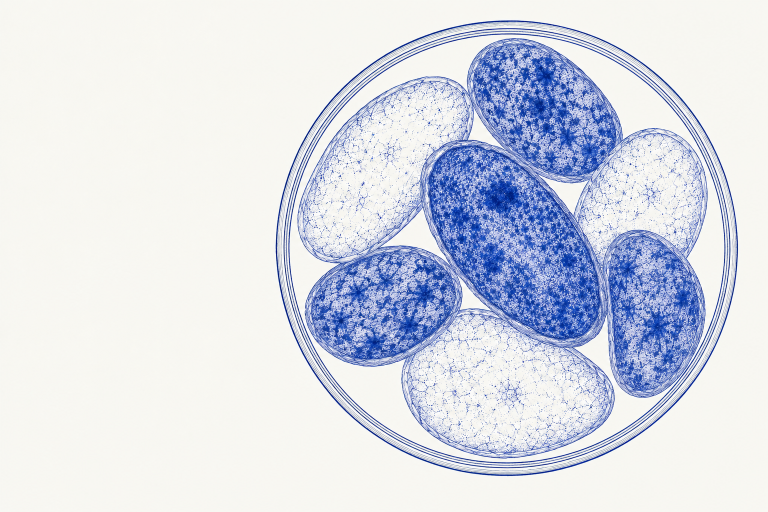
#> input picture frontend/assets-source/analysis-field.png, 1536 x 1024 px (shown at 1/2 size); its folder holds only this picture in this run
$ python optimise-assets.py
#> lines starting #> are read from the running program, lines starting #| are printed output that depends on the picture
"""Convert source artwork in assets-source/ into web-sized WebP files in public/assets/.

Run from frontend/:  python scripts/optimise-assets.py   (requires Pillow and NumPy)
"""
from pathlib import Path
import numpy as np
from PIL import Image

SOURCE = Path('assets-source')
TARGET = Path('public/assets')
# Longest edge in px. Fields are shown full-screen in the viewer; illustrations are decorative.
MAX_EDGE = {'field-': 1536, 'screen-': 720, 'analysis-field': 1280, 'empty-slide': 1280, 'cell-etching': 1200}
# Artwork drawn on ivory paper that is laid over varying backgrounds, so it needs real transparency.
TRANSPARENT = {'cell-etching'}


def paper_to_alpha(image: Image.Image) -> Image.Image:
    """Turn the ivory paper into transparency and un-blend the ink, so no box or blend mode is needed."""
    rgb = np.asarray(image, dtype=np.float32) / 255
    paper = rgb[2, 2]
    ink = np.array([0.08, 0.235, 0.486], dtype=np.float32)  # Deepest cobalt in the etching (0.5th percentile).
    # How far each pixel has moved from the paper towards the ink, per channel; the largest wins.
    alpha = np.clip(((paper - rgb) / (paper - ink)).max(axis=2), 0, 1)
    alpha[alpha < 0.02] = 0
    safe = np.where(alpha > 0, alpha, 1)[..., None]
    colour = np.clip((rgb - (1 - alpha[..., None]) * paper) / safe, 0, 1)
    rgba = np.dstack([colour, alpha]) * 255
    return Image.fromarray(rgba.round().astype(np.uint8))  # H×W×4 uint8 is read as RGBA


for source in sorted(SOURCE.glob('*.png')):
    edge = next((size for prefix, size in MAX_EDGE.items() if source.stem.startswith(prefix)), None)
    if edge is None:
        continue
    image = Image.open(source).convert('RGB')
#> image is the input picture: PIL image 1536x1024 RGB; mean R, G, B 215.3, 220, 231.1
    image.thumbnail((edge, edge), Image.Resampling.LANCZOS)
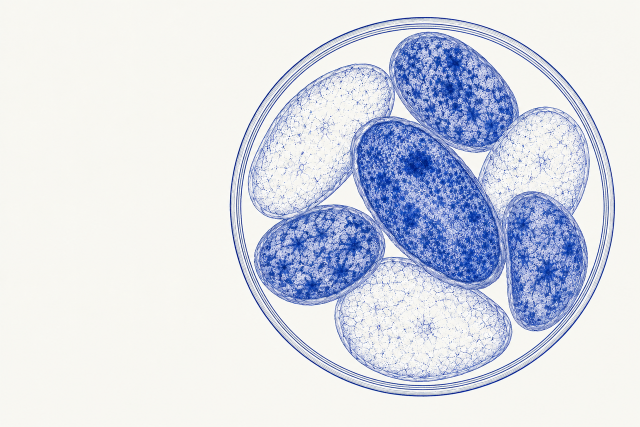
#> image: PIL image 1280x853 RGB (shown at 1/2 size); mean R, G, B 215.2, 219.9, 231.1
    if source.stem in TRANSPARENT:
        image = paper_to_alpha(image)
    elif not source.stem.startswith('field-'):
        # Map the ivory paper colour to pure white so `mix-blend-mode: multiply` leaves no visible box.
        paper = image.getpixel((2, 2))
#> paper = (246, 246, 241)
        image = Image.merge('RGB', [band.point(lambda value, ref=ref: min(255, round(value * 255 / ref))) for band, ref in zip(image.split(), paper)])
    target = TARGET / f'{source.stem}.webp'
    image.save(target, 'WEBP', quality=82, method=6)
#> (the run stopped early here; a loop or call above may not have finished)
